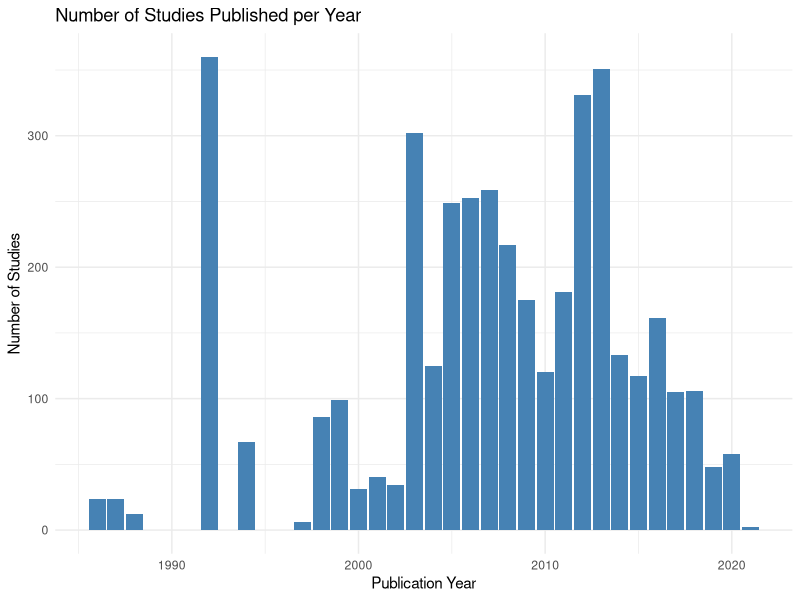
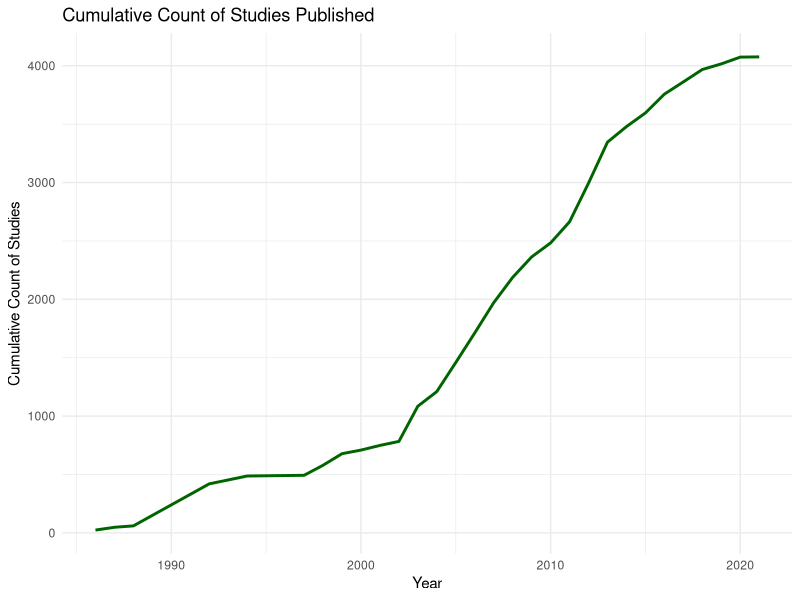
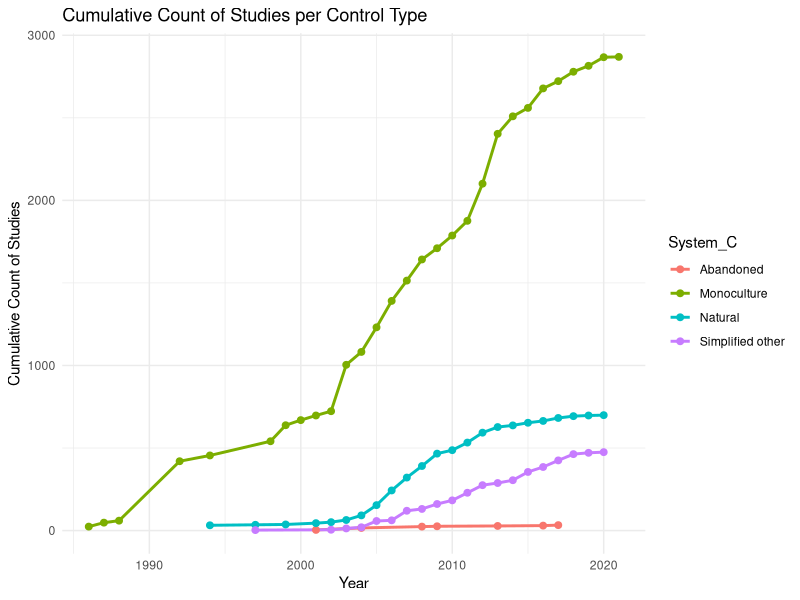

Recreate these plots in R, in order.
## ---- chunk 1
#| label: "attach-packages"

# Attach required libraries ----
library(ggplot2)
library(dplyr)
## ---- chunk 2
#| label: "import-data"

# Import datasets ----
metadata <- readxl::read_excel(path  = here::here("data", "dataset-1-sources.xlsx"), 
                               sheet = "Literature_screened")

outcome  <- readxl::read_excel(path  = here::here("data", "dataset-2-outcomes.xlsx"), 
                               sheet = "Data")
## ---- chunk 3
#| label: "left-join"

# Merge datasets ----
tab <- left_join(outcome, metadata)
## ---- chunk 4
#| label: "summarize-data-by-year"

# Summarize data by year ----
count_data <- tab %>%
  group_by(Year) %>%
  summarise(Count = n(), .groups = "drop")
## ---- chunk 5
#| label: "count-graph"

# Count graph ----
ggplot(count_data, aes(x = Year, y = Count)) +
  
  geom_bar(stat = "identity", fill = "steelblue") +
  
  labs(title = "Number of Studies Published per Year",
       x     = "Publication Year",
       y     = "Number of Studies") +
  
  theme_minimal()
## ---- chunk 6
#| label: "calculate-cumulative-count"

# Calculate cumulative count ----
cumulative_data <- count_data %>%
  arrange(Year) %>%
  mutate(Cumulative = cumsum(Count))
## ---- chunk 7
#| label: "cumulative-sum-graph"

# Plot the cumulative sum graph ----
ggplot(cumulative_data, aes(x = Year, y = Cumulative)) +
  
  geom_line(linewidth = 1, color = "darkgreen") +
  
  labs(title = "Cumulative Count of Studies Published",
       x     = "Year",
       y     = "Cumulative Count of Studies") +
  
  theme_minimal()
## ---- chunk 8
#| label: "group-data"

# Grouped count by crop and year ----
grouped_data <- tab %>%
  group_by(Year, System_C) %>% 
  summarise(Count = n(), .groups = "drop") %>%
  arrange(Year) %>%
  group_by(System_C) %>%
  mutate(Cumulative = cumsum(Count)) %>% 
  ungroup()
## ---- chunk 9
#| label: "grouped-graph"

# Grouped cumulative count graph ----
ggplot(grouped_data, 
       aes(x = Year, y = Cumulative, 
           color = System_C, group = System_C)) +
  
  geom_line(linewidth = 1) + 
  
  geom_point(size = 2) + 
  
  labs(title = "Cumulative Count of Studies per Control Type", 
       x     = "Year", 
       y     = "Cumulative Count of Studies") +
  
  theme_minimal()
